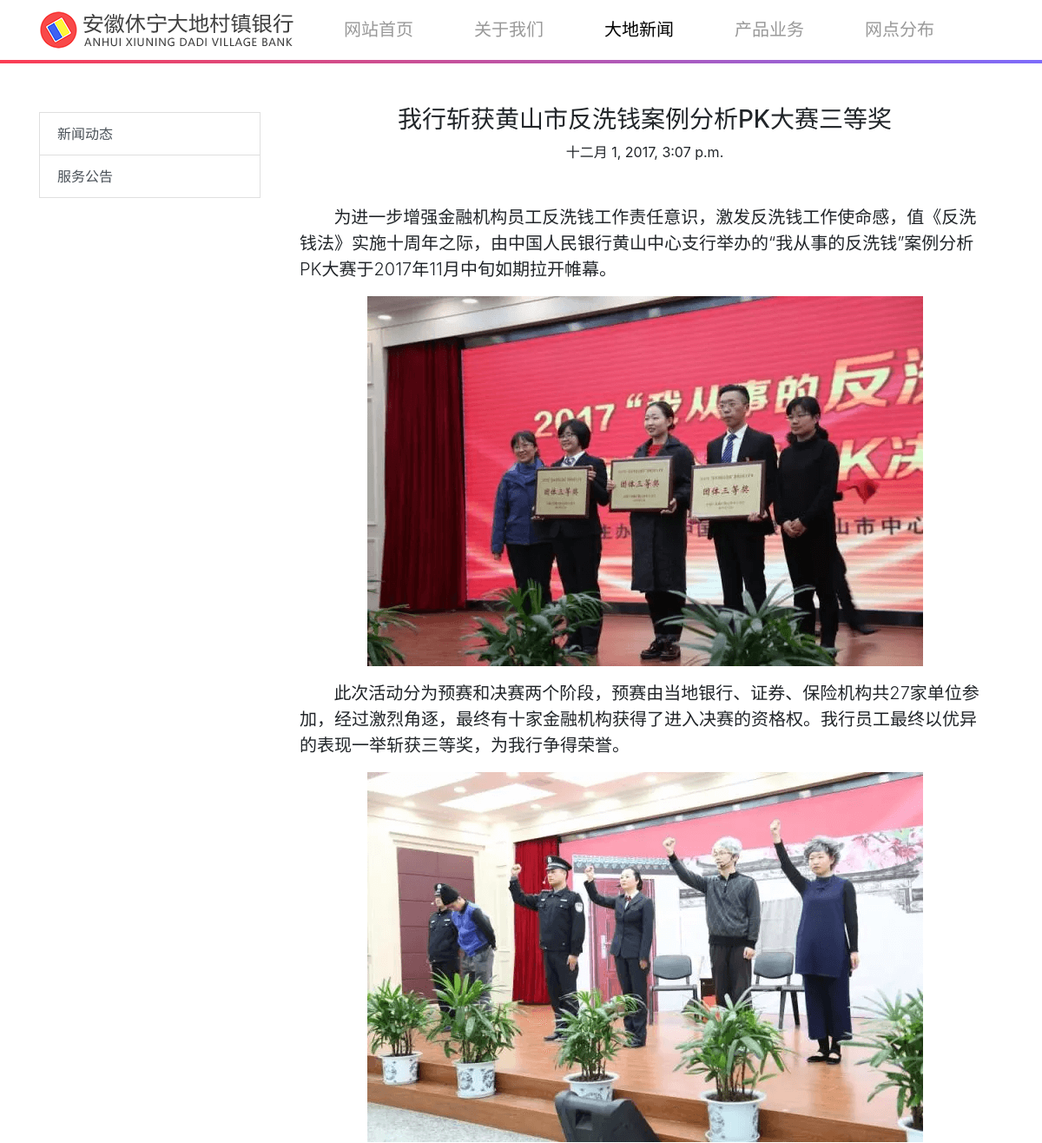
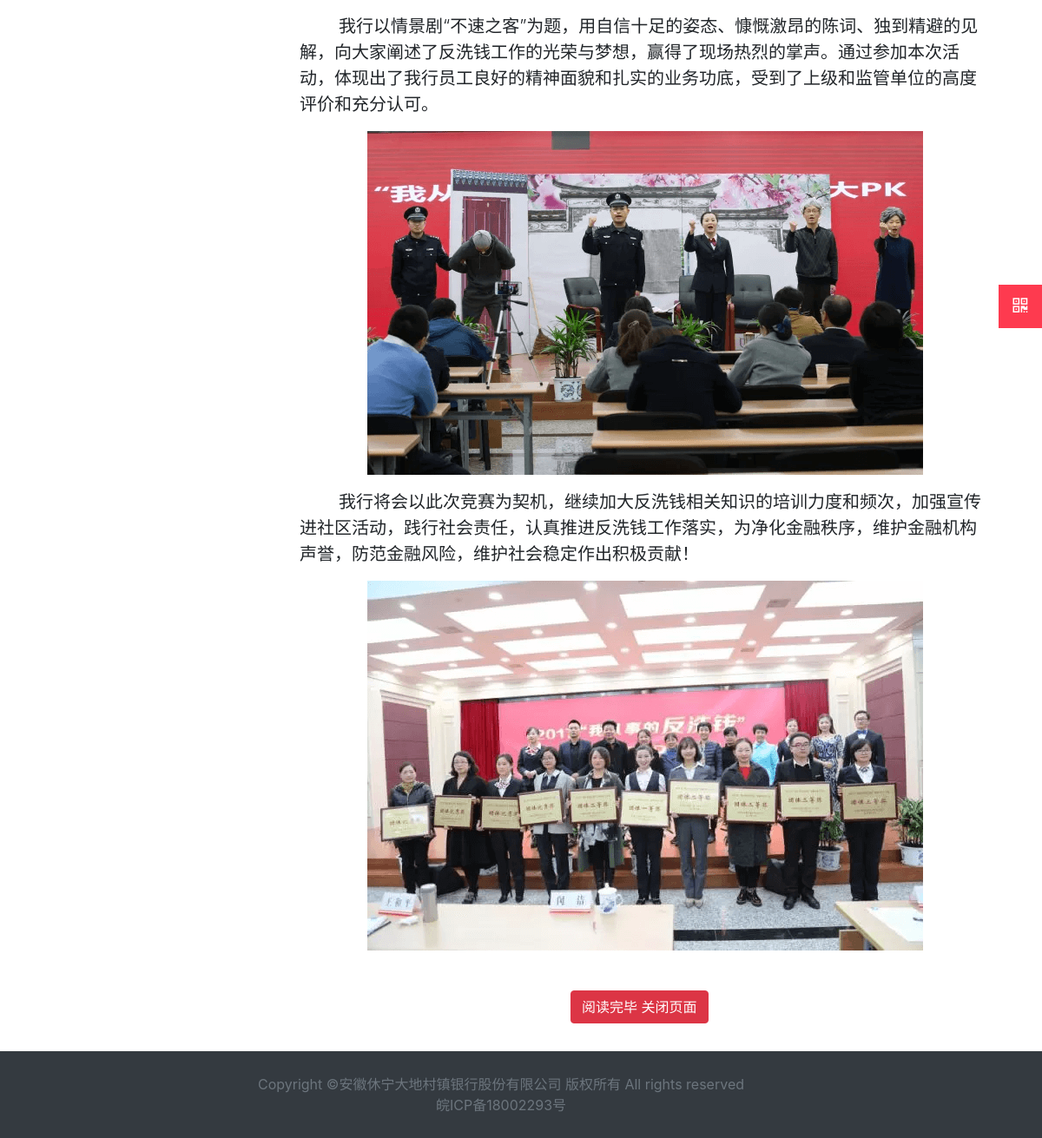
/news/2017/12/3/, run on the app's committed database (2 pictures, top to bottom).
### web/models.py (models this page shows, shortened)
class News(models.Model):
    title = models.CharField(max_length=250, verbose_name='文章标题')
    body = RichTextUploadingField(verbose_name='文章内容')
    publish = models.DateTimeField(default=timezone.now, verbose_name='发布时间')
    created = models.DateTimeField(auto_now_add=True, verbose_name='创建时间')
    updated = models.DateTimeField(auto_now=True, verbose_name='更新时间')
    image = ThumbnailerImageField(upload_to=datetime.datetime.now().strftime('news/%Y/%m/%d'), blank=True,
                                  verbose_name='封面')
    tag = models.ForeignKey(Tag, on_delete=models.CASCADE, verbose_name='标签')
    class Meta:
        verbose_name_plural = verbose_name = '文章'
        ordering = ['-publish', 'title']

### web/views.py (the view)
class NewsDetailView(DetailView):
    tag = ''
    model = News
    template_name = 'web/article_detail.html'
    context_object_name = 'article'
    def get_object(self, queryset=None):
        new = super(NewsDetailView, self).get_object(queryset=None)
        return new
    def get_context_data(self, **kwargs):
        news = super(NewsDetailView, self).get_context_data(**kwargs)
        d = {
            'column': '大地新闻',
            'tag': self.tag,
            'news': ' active',
        }
        news.update(d)
        return news

### web/templates/web/article_detail.html (shortened to what this page needs)
{% extends "base.html" %}
{% block content %}
    <div class="m-news-ct container mt-5">
        <div class="row">
            <div class="m-sd container col-sm-12 col-md-3 mt-2 mb-5">
                {% include 'widgets/side_bar.html' %}
            </div>
            <div class="col-sm-12 col-md-9">
                <div class="container text-center">
                    <h3>{{ article.title }}</h3>
                    <span>{{ article.publish }}</span>
                    <div class="mt-5 lead d-flex flex-column align-items-center text-left">
                        {{ article.body|safe }}
                    </div>
                </div>
                <a class="u-close btn btn-danger text-white">阅读完毕 关闭页面</a>
            </div>
        </div>
    </div>
{% endblock content %}

### web/static/web/css/global.css (style rules this page uses)
html { position: relative; min-height: 100%; }
body { margin-bottom: 200px; }
a { transition: all .15s; text-decoration: none; }
.m-news-ct img { height: 100%; width: 100%; object-fit: cover; }
.m-news-ct .u-close { position: absolute; margin-top: 30px; left: 40%; }

### data on the page
News: title "我行斩获黄山市反洗钱案例分析PK大赛三等奖", publish "十二月 1, 2017, 3:07 p.m.", body "为进一步增强金融机构员工反洗钱工作责任意识，激发反洗钱工作使命感，值《反洗钱法》实施十周年之际，由中国人民银行黄山中心支行举办的“我从事的反洗钱”案例分析PK大赛于2017年11月中旬如期拉开帷幕。 此次活动分为预赛和决赛两个阶段，预赛由当地银行、证券、保险机构共27家单位参加，经过激烈角逐，最终有十家金融机构获得了进入决赛的资格权。我行员工最终以优异的表现一举斩获三等奖，为我行争得荣誉。 我行以情景剧“不速之客”为题，用自信十足的姿态、慷慨激昂的陈词、独到精避的见解，向大家阐述了反洗钱工作的光荣与梦想，赢得了现场热烈的掌声。通过参加本次活动，体现出了我行员工良好的精神面貌和扎实的业务功底，受到了上级和监管单位的高度评价和充分认可。 我行将会以此次竞赛为契机，继续加大反洗钱相关知识的培训力度和频次，加强宣传进社区活动，践行社会责任，认真推进反洗钱工作落实，为净化金融秩序，维护金融机构声誉，防范金融风险，维护社会稳定作出积极贡献！", body (picture)
